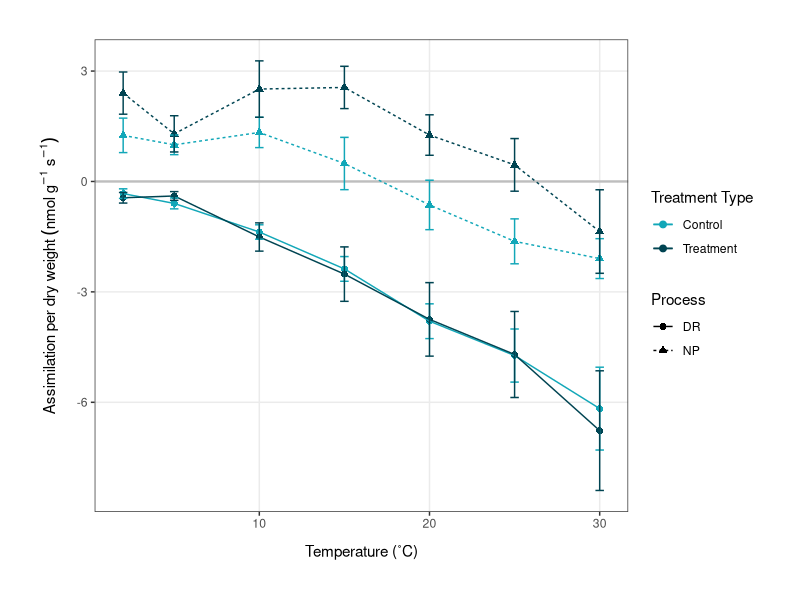
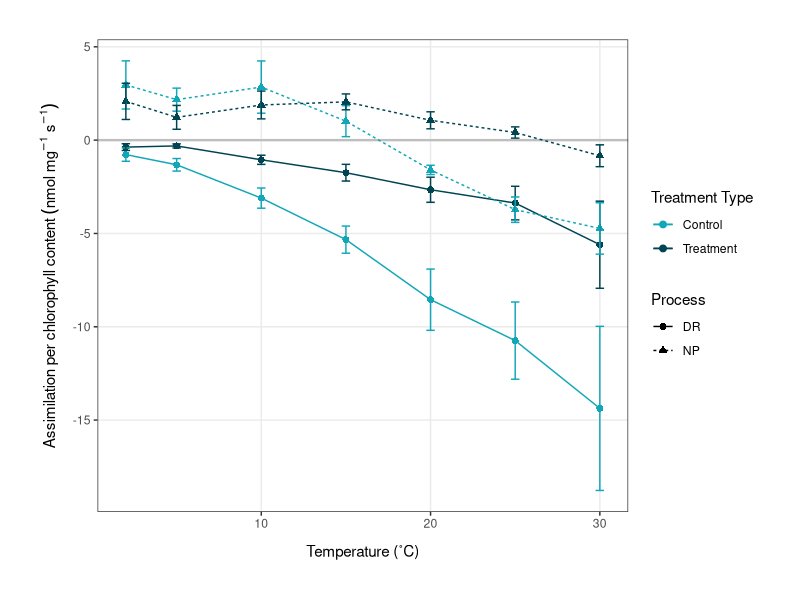
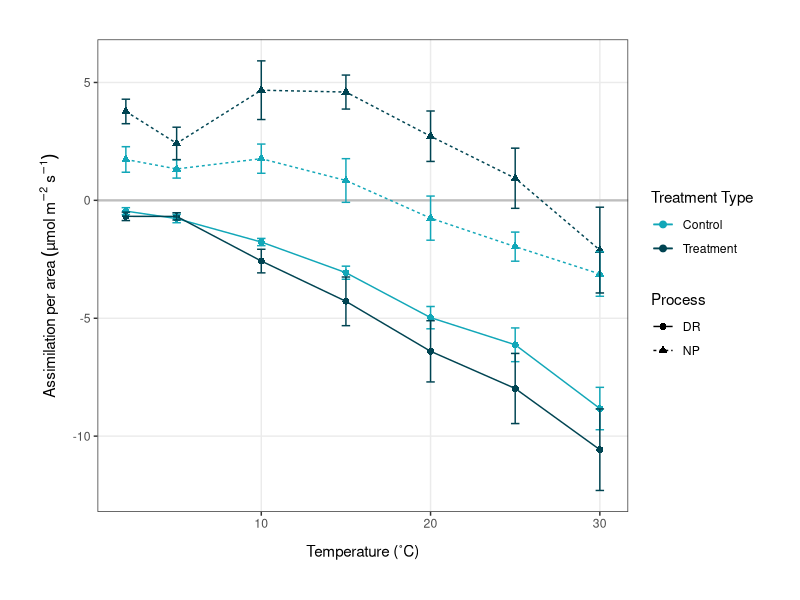
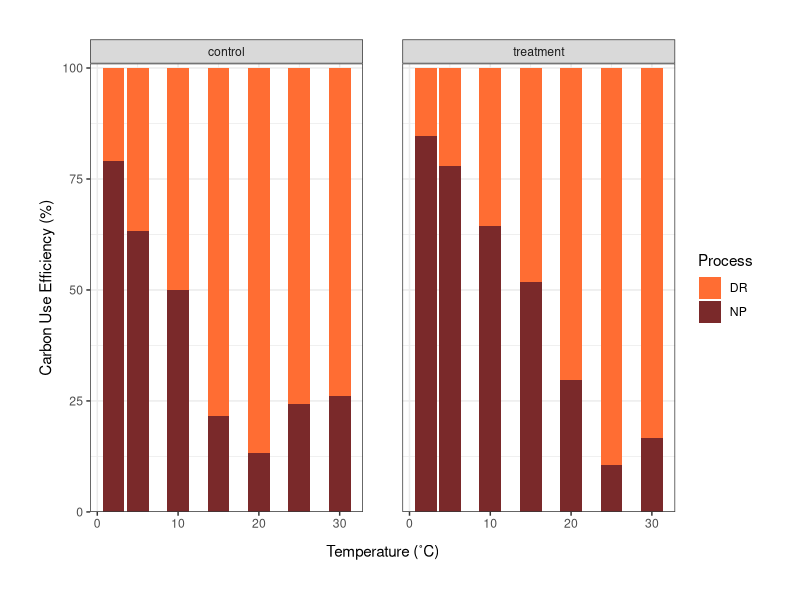
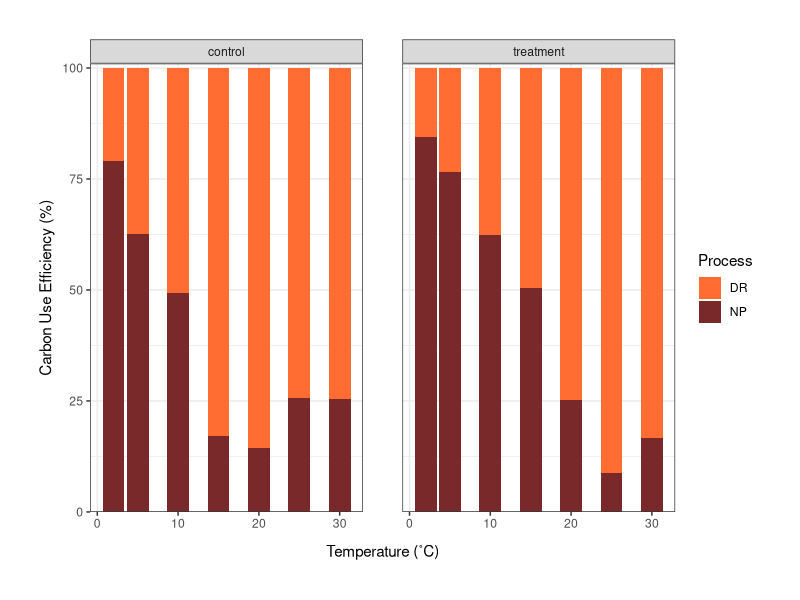
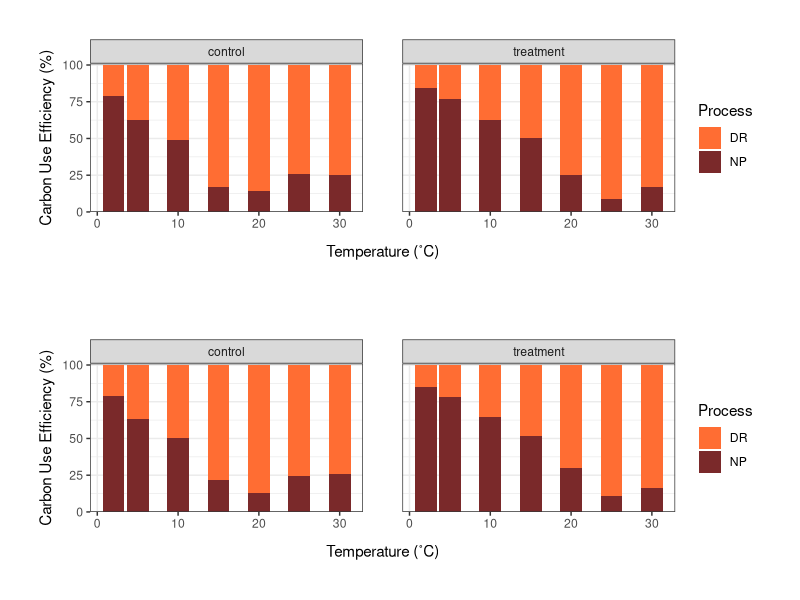
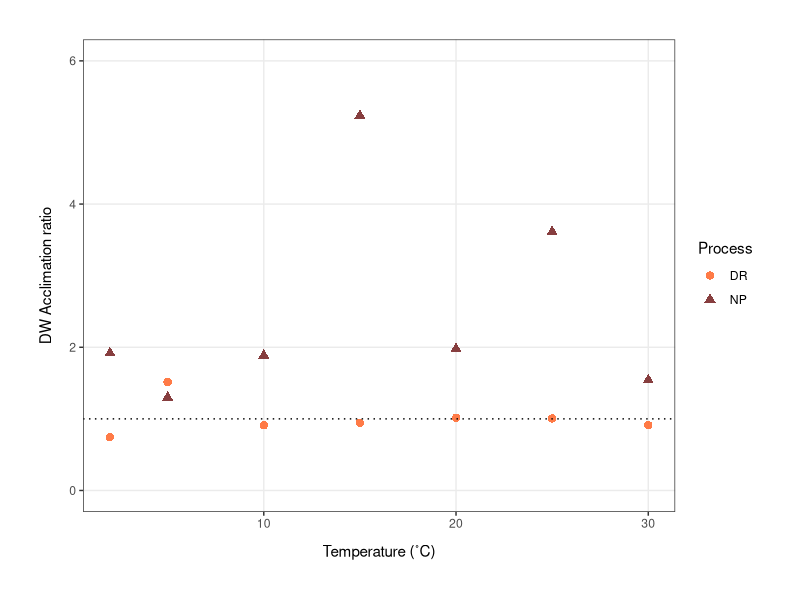
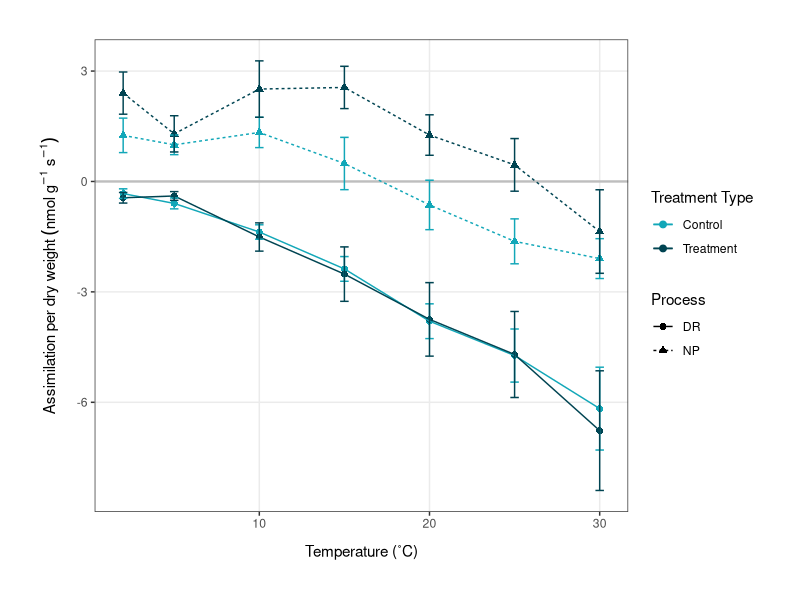

Write the R code that produced these figures, in order. (Note: this script raises an error after producing the figures.)
# Plots for Hallett publication 
# Emma Gemal, s1758915@sms.ed.ac.uk
# University of Edinburgh 

### Library ----
library(tidyverse)
library(lme4)
library(ggeffects)
library(ggpubr)
library(plotrix)
library(gridExtra)
library(patchwork)

### Temperature Response Curves ----
avgdata <- read.csv("Data/np_dr_averages.csv", header = TRUE)
str(avgdata)

avgdata <- avgdata %>% 
              mutate(treatment_type = as.factor(treatment_type),
                     type = as.factor(type))
str(avgdata)

# plotting temperature response curves using dry weight  
(dw_plot <- ggplot(avgdata, aes(x = temp, y = avgDW, color = treatment_type)) +
              geom_hline(yintercept = 0, color = "grey", size = 0.8) +  # optional to keep              
              geom_point(aes(shape = type), size = 2) +
              geom_line(aes(linetype = type)) +
              ylab(label = expression(Assimilation~per~dry~weight~(nmol~g^-1~s^-1))) +
              xlab(label = "Temperature (˚C)") +              
              geom_errorbar(aes(ymin = avgDW-se_DW, ymax = avgDW+se_DW), width = 0.5) +
              theme_bw() +
              theme(axis.title.x = 
                      element_text(margin = margin(t = 10, r = 0, b = 0, l = 0)),
                    axis.title.y = 
                      element_text(margin = margin(t = 0, r = 10, b = 0, l = 0)),
                    panel.grid.minor = element_blank()) +
              theme(plot.margin = unit(c(1, 1, 1, 1), "cm")) + 
              scale_color_manual(values = c("#12A7B8", "#004452"),
                                 name = c("Treatment Type", "Process"),
                                 labels = c("Control", "Treatment")) +
              scale_linetype_discrete(name = c("Process", "Treatment Type")) +
              scale_shape_discrete(name = c("Process", "Treatment Type")))  

ggsave("Figures/t_response_DW.png", plot = dw_plot, 
       width = 6.8, height = 5.2, units = "in")

# plotting curves using chlorophyll content 
(chl_plot <- ggplot(avgdata, aes(x = temp, y = avgChl, color = treatment_type)) +
                geom_hline(yintercept = 0, color = "grey", size = 0.8) +  # optional to keep              
                geom_point(aes(shape = type), size = 2) +
                geom_line(aes(linetype = type)) +
                geom_errorbar(aes(ymin = avgChl-se_Chl, ymax = avgChl+se_Chl), width = 0.5) +
                ylab(label = 
                       expression(Assimilation~per~chlorophyll~content~(nmol~mg^-1~s^-1))) +
                xlab(label = "Temperature (˚C)") +              
                theme_bw() +
                theme(axis.title.x = 
                        element_text(margin = margin(t = 10, r = 0, b = 0, l = 0)),
                      axis.title.y = 
                        element_text(margin = margin(t = 0, r = 7, b = 0, l = 0)), 
                      panel.grid.minor = element_blank()) +
                theme(plot.margin = unit(c(1, 1, 1, 1), "cm")) + 
                scale_color_manual(values = c("#12A7B8", "#004452"),
                                   name = c("Treatment Type", "Process"),
                                   labels = c("Control", "Treatment")) +
                scale_linetype_discrete(name = c("Process", "Treatment Type")) +
                scale_shape_discrete(name = c("Process", "Treatment Type")) +
                scale_y_continuous(breaks = seq(-20, 10, 5)))

ggsave("Figures/t_response_chl.png", plot = chl_plot, 
       width = 6.8, height = 5.2, units = "in")

# plotting curves using surface area  
(sa_plot <- ggplot(avgdata, aes(x = temp, y = avgSA, color = treatment_type)) +
                geom_hline(yintercept = 0, color = "grey", size = 0.8) +  # optional to keep              
                geom_point(aes(shape = type), size = 2) +
                geom_line(aes(linetype = type)) +
                geom_errorbar(aes(ymin = avgSA-se_SA, ymax = avgSA+se_SA), width = 0.5) +
                ylab(label = 
                       expression(Assimilation~per~area~(µmol~m^-2~s^-1))) +
                xlab(label = "Temperature (˚C)") +              
                theme_bw() +
                theme(axis.title.x = 
                        element_text(margin = margin(t = 10, r = 0, b = 0, l = 0)),
                      axis.title.y = 
                        element_text(margin = margin(t = 0, r = 7, b = 0, l = 0)), 
                      panel.grid.minor = element_blank()) +
                theme(plot.margin = unit(c(1, 1, 1, 1), "cm")) + 
                scale_color_manual(values = c("#12A7B8", "#004452"),
                                   name = c("Treatment Type", "Process"),
                                   labels = c("Control", "Treatment")) +
                scale_linetype_discrete(name = c("Process", "Treatment Type")) +
                scale_shape_discrete(name = c("Process", "Treatment Type")) +
                scale_y_continuous(breaks = seq(-20, 10, 5)))

ggsave("Figures/t_response_sa.png", plot = sa_plot, 
       width = 6.8, height = 5.2, units = "in")


### Carbon Gain Efficiency ----
cgain <- read.csv("Data/c_gainSA.csv") 
str(cgain)

# making stacked plots of DR:NP 
(stacked_SA <- ggplot(cgain, aes(x = temp, y = percent, fill = type)) +
                  geom_bar(position = "fill", stat = "identity") +
                  ylab(label = "Carbon Use Efficiency (%)") +
                  xlab(label = "Temperature (˚C)") +              
                  facet_wrap(~treatment_type, nrow = 1) +
                  theme_bw() +
                  theme(axis.title.x = 
                          element_text(margin = margin(t = 10, r = 0, b = 0, l = 0)),
                        axis.title.y = 
                          element_text(margin = margin(t = 0, r = 5, b = 0, l = 0))) +
                  theme(plot.margin = unit(c(1, 1, 1, 1), "cm"),
                        panel.spacing = unit(1, "cm")) + 
                  scale_fill_manual(values = c("#FF6D33", "#7A292A"),
                                    name = "Process") +  # could change the name 
                  scale_y_continuous(expand = expansion(mult = c(0, 0.01)),
                                     labels = scales::percent_format(suffix = "")))  # OR
              #    scale_y_continuous(expand = c(0,0)))

ggsave("Figures/c_gain_SA.png", plot = stacked_SA, 
       width = 7.5, height = 5, units = "in")

# using dry weight instead 
cgain_dw <- read.csv("Data/c_gain_long.csv") 
str(cgain_dw)

# making stacked plots of DR:NP 
(stacked_DW <- ggplot(cgain_dw, aes(x = temp, y = percent, fill = type)) +
                  geom_bar(position = "fill", stat = "identity") +
                  ylab(label = "Carbon Use Efficiency (%)") +
                  xlab(label = "Temperature (˚C)") +              
                  facet_wrap(~treatment_type, nrow = 1) +
                  theme_bw() +
                  theme(axis.title.x = 
                          element_text(margin = margin(t = 10, r = 0, b = 0, l = 0)),
                        axis.title.y = 
                          element_text(margin = margin(t = 0, r = 5, b = 0, l = 0))) +
                  theme(plot.margin = unit(c(1, 1, 1, 1), "cm"),
                        panel.spacing = unit(1, "cm")) + 
                  scale_fill_manual(values = c("#FF6D33", "#7A292A"),
                                    name = "Process") +  # could change the name 
                  scale_y_continuous(expand = expansion(mult = c(0, 0.01)),
                                     labels = scales::percent_format(suffix = "")))  # OR
              #    scale_y_continuous(expand = c(0,0)))

ggsave("Figures/c_gain_DW.png", plot = stacked_DW, 
       width = 7.5, height = 5, units = "in")


grid.arrange(stacked_DW, stacked_SA, nrow = 2)


### Acclimation Ratios ----
ratios <- read.csv("Data/acclimation_ratios.csv")

(DWratio_plot <- ggplot(ratios, aes(x = temp, y = DWt.c)) +
                    geom_point(aes(color = type, shape = type), size = 2.5, alpha = 0.9) +
                    geom_hline(yintercept = 1, linetype = "dotted") +
                    ylab(label = "DW Acclimation ratio") +
                    xlab(label = "Temperature (˚C)") +
                    theme_bw() +
                    theme(axis.title.x = 
                            element_text(margin = margin(t = 10, r = 0, b = 0, l = 0)),
                          axis.title.y = 
                            element_text(margin = margin(t = 0, r = 10, b = 0, l = 0)),
                          panel.grid.minor = element_blank()) +
                    theme(plot.margin = unit(c(1, 1, 1, 1), "cm")) +
                    scale_color_manual(values = c("#FF6D33", "#7A292A"),
                                       name = "Process") +
                    scale_shape_discrete(name = "Process") + # can change the name
                    scale_y_continuous(limits = c(0, 6)))

ggsave("Figures/DWacclim_ratio_plot.png", plot = DWratio_plot, 
       width = 6.5, height = 5, units = "in")


(SAratio_plot <- ggplot(ratios, aes(x = temp, y = SAt.c)) +
                    geom_point(aes(color = type, shape = type), size = 2.5, alpha = 0.9) +
                    geom_hline(yintercept = 1, linetype = "dotted") +
                    ylab(label = "SA Acclimation ratio") +
                    xlab(label = "Temperature (˚C)") +
                    theme_bw() +
                    theme(axis.title.x = 
                            element_text(margin = margin(t = 10, r = 0, b = 0, l = 0)),
                          axis.title.y = 
                            element_text(margin = margin(t = 0, r = 10, b = 0, l = 0)),
                          panel.grid.minor = element_blank()) +
                    theme(plot.margin = unit(c(1, 1, 1, 1), "cm")) +
                    scale_color_manual(values = c("#FF6D33", "#7A292A"),
                                       name = "Process") +
                    scale_shape_discrete(name = "Process") + # can change the name
                    scale_y_continuous(limits = c(0, 6)))

ggsave("Figures/SAacclim_ratio_plot.png", plot = SAratio_plot, 
       width = 6.5, height = 5, units = "in")

grid.arrange(SAratio_plot, DWratio_plot, ncol = 2)


### Light Response Curves ----
light <- read.csv("Data/full_lightresponses_revised.csv") 
str(light)

# calculating averages, standard deviation and standard error
light_sum <- light %>% 
                group_by(Lcuv, treatment_type) %>% 
                mutate(seCO2 = std.error(CO2)) %>% 
                summarise(avgCO2 = mean(CO2),
                          seCO2 = mean(seCO2)) %>% 
                na.omit()

light_sum2 <- light %>% 
  group_by(Lcuv, treatment_type) %>% 
  summarise(avgCO2 = mean(CO2),
            sdCO2 = sd(CO2)) %>%    # if I want to SD instead of SE
  na.omit()


# plotting the light response curves
(light_plots <- ggplot(light_sum, aes(x = Lcuv, y = avgCO2)) +
                  geom_hline(yintercept = 0, size = 0.5, linetype = "dotted") +               
                  geom_point(aes(color = treatment_type), size = 2.2) +
                  geom_line(aes(color = treatment_type)) +
                  geom_errorbar(aes(ymin = avgCO2-seCO2, ymax = avgCO2+seCO2, 
                                    color = treatment_type, width = 20), alpha = 0.8) + 
                  ylab(label = expression(paste(
                    "\u0394", "CO"[2], " (rel. ppm)"))) +  # check units 
                  xlab(label = expression(paste(
                    "PPFD ", "(µmol ", "m"^-2, " s"^-1, ")"))) +
                  theme_bw() +
                  theme(panel.grid.minor = element_blank(),
                        axis.title.x = 
                          element_text(margin = margin(t = 10, r = 0, b = 0, l = 0))) +
                  theme(plot.margin = unit(c(1, 1, 1, 1), "cm")) +
                  scale_color_manual(values = c("#12A7B8", "#004452"),
                                     name = "Treatment Type",
                                     labels = c("Control", "Treatment"))) 

ggsave("Figures/light_response.png", plot = light_plots, 
       width = 7, height = 5.5, units = "in")


### Seasonal Changes ----
## NP, DR and GP
season_long <- read.csv("Data/season_long.csv")

str(season_long)
season_long <- season_long %>% 
                  mutate(date = as.Date(date, format = "%d/%m/%Y"))
str(season_long)

(season_plot <- ggplot(season_long, aes(x = date, y = rate, group = type)) +
                  geom_point(aes(color = type), size = 2.2) +
                  geom_line(aes(color = type)) +
                  geom_hline(aes(yintercept = 0), linetype = "dotted") +
                  geom_errorbar(aes(ymin = rate-se, ymax = rate+se, color = type), 
                                width = 1) +
                  ylab(label = expression(paste(
                    "CO"[2], " exchange (µmol ", "m"^-2, " s"^-1, ")"))) +  
                  xlab(label = "Date") +
                  theme_bw() +
                  theme(axis.title.x = 
                          element_text(margin = margin(t = 10, r = 0, b = 0, l = 0)),
                        axis.title.y = 
                          element_text(margin = margin(t = 0, r = 7, b = 0, l = 0)), 
                        panel.grid.minor = element_blank()) +
                  theme(plot.margin = unit(c(1, 1, 1, 1), "cm")) + 
                  scale_color_manual(values = c("#FF6D33", "#B5BA4F", "#7A292A"),
                                     name = "Type"))

ggsave("Figures/season_rates.png", plot = season_plot, 
       width = 6.8, height = 5.2, units = "in")

## Chlorophyll content
chl_season <- read.csv("Data/chl_season.csv")

str(chl_season)
chl_season <- chl_season %>% 
                mutate(date = as.Date(date, format = "%d/%m/%Y")) %>% 
                dplyr::select(date, chl_mg, chl_mmol) 
                
str(chl_season)

chl_sum <- chl_season %>% 
              group_by(date) %>% 
              mutate(chl_mg_se = std.error(chl_mg),
                     chl_mmol_se = std.error(chl_mmol)) %>% 
              summarise(chl_mg = mean(chl_mg),
                        chl_mmol = mean(chl_mmol),
                        chl_mg_se = mean(chl_mg_se),
                        chl_mmol_se = mean(chl_mmol_se)) %>% 
              mutate(chl_µg = chl_mg*1000) %>% 
              na.omit()

(chl_season_plot <- ggplot(chl_sum, aes(x = date, y = chl_mg)) +
                      geom_point(fill = "#5D5F25", color = "#5D5F25", size = 2.2) +
                      geom_line(color = "#5D5F25") +
                      geom_errorbar(aes(ymin = chl_mg-chl_mg_se, ymax = chl_mg+chl_mg_se), 
                                    width = 1, color = "#5D5F25") +
                      ylab(label = expression(Chlorophyll~content~(mg~m^-2))) +  
                      xlab(label = "Date") +
                      theme_bw() +
                      theme(axis.title.x = 
                              element_text(margin = margin(t = 10, r = 0, b = 0, l = 0)),
                            axis.title.y = 
                              element_text(margin = margin(t = 0, r = 7, b = 0, l = 0)), 
                            panel.grid.minor = element_blank()) +
                      theme(plot.margin = unit(c(1, 1, 1, 1), "cm")))

ggsave("Figures/season_chl.png", plot = chl_season_plot, 
       width = 6.2, height = 5.2, units = "in")

# creating a panel of the 2 plots 
panel <- grid.arrange(season_plot, chl_season_plot, ncol = 2, padding = 0, widths = c(1.3, 1))
ggsave("Figures/season_panel.png", plot = panel, width = 12, height = 5.5, units = "in")


# 2 y-axis plot instead of panel 
combo <- read.csv("Data/season_chl_combo.csv")

str(combo)
combo <- combo %>% 
            mutate(date = as.Date(date, format = "%d/%m/%Y")) %>% 
            na.omit()
str(combo)

coeff <- 100
(mixed_plot <- ggplot(combo, aes(x = date)) +
                  geom_point(aes(y = rate, color = type)) +
                  geom_line(aes(y = rate, color = type)) +
                  geom_point(aes(y = chl_mg / coeff), color = "#5D5F25") +
                  geom_line(aes(y = chl_mg / coeff), color = "#5D5F25") +
                  xlab(label = "Date") +
                  theme_bw() +
                  scale_y_continuous(name = expression(paste(
                                            "CO"[2], " exchange (µmol ", "m"^-2, " s"^-1, ")")),
                                     sec.axis = sec_axis(~.*coeff, 
                                                         name = 
                                                         expression(paste(
                                                "Chlorophyll content (mg ", "m"^-2, ")")))) +
                  theme(axis.title.x = 
                          element_text(margin = margin(t = 10, r = 0, b = 0, l = 0)),
                        axis.title.y = 
                          element_text(margin = margin(t = 0, r = 7, b = 0, l = 0)),
                        axis.title.y.right = element_text(vjust = 3), 
                        panel.grid.minor = element_blank()) +
                  theme(plot.margin = unit(c(1, 1, 1, 1), "cm")) + 
                  scale_color_manual(values = c("#5D5F25", "#7A292A", "#B5BA4F", "#FF6D33"),
                                     name = "Type",
                                     labels = c("Chlorophyll", "DR", "GP", "NP")))

ggsave("Figures/combo_season.png", plot = mixed_plot, 
       width = 6.8, height = 5.2, units = "in")


### Climate Data ----
climate <- read.csv("Data/climate_combo.csv")

str(climate)
climate$date_time <- as.POSIXct(climate$date_time)
str(climate)

# plotting only 2004/2005 season
climate <- climate %>% 
              filter(season == "2004/5")
summary(climate)

(temp2004 <- ggplot(climate, aes(x = date_time, y = temp)) +   
                geom_line(color = "#12A7B8") +
                geom_smooth(method = "lm", se = TRUE, color = "#0B6A74") +
                ylab(label = "Temperature (˚C)") +
                xlab(label = "Date") +
                theme_bw() +
                theme(legend.position = "none",
                      axis.title.x = 
                        element_text(margin = margin(t = 10, r = 0, b = 0, l = 0)),
                      axis.title.y = 
                        element_text(margin = margin(t = 0, r = 10, b = 0, l = 0))) +
                theme(plot.margin = unit(c(1, 1, 1, 1), "cm")) +
                scale_x_datetime(date_labels = "%b", date_breaks = "1 month"))

ggsave("Figures/temp_plot.png", plot = temp2004, 
       width = 7, height = 5.2, units = "in")

### Microclimate Data ----
microlog <- read.csv("Data/microclimate.csv")

str(microlog)
microlog <- microlog %>% 
  dplyr::select("Date", "Time", "Inside.temp", "Outside.temp", "ground.temp",
                "inside.humidity", "Outside.humidity") %>% 
  rename(Ground.temp = ground.temp,
         Inside.humidity = inside.humidity) %>% 
  unite("date_time", c("Date", "Time"), remove = FALSE, sep = " ") %>% 
  mutate(date_time = as.POSIXct(date_time, format = "%d/%m/%Y %H:%M")) %>% 
  mutate(Inside.temp = as.numeric(Inside.temp)) %>% 
  mutate(Outside.temp = as.numeric(Outside.temp)) %>% 
  mutate(Ground.temp = as.numeric(Ground.temp)) %>% 
  mutate(Inside.humidity = as.numeric(Inside.humidity)) %>% 
  mutate(Outside.humidity = as.numeric(Outside.humidity))

# plotting outside temperatures
(outside_temp <- ggplot(microlog, aes(x = date_time, y = Outside.temp)) +
    geom_line(size = 0.7, color = "#FF6D33") +
    ylab(label = "Temperature (˚C)") +
    xlab(label = "Date") +
    theme_bw() +
    theme(axis.title.x = 
            element_text(margin = margin(t = 10, r = 0, b = 0, l = 0)),
          axis.title.y = 
            element_text(margin = margin(t = 0, r = 10, b = 0, l = 0)),
          panel.grid.minor = element_blank()) +
    theme(plot.margin = unit(c(1, 1, 1, 1), "cm")))

# plotting ground temperatures
(ground_temp <- ggplot(microlog, aes(x = date_time, y = Ground.temp)) +
    geom_line(size = 0.7, color = "#E64100") +
    ylab(label = "Temperature (˚C)") +
    xlab(label = "Date") +
    theme_bw() +
    theme(axis.title.x = 
            element_text(margin = margin(t = 10, r = 0, b = 0, l = 0)),
          axis.title.y = 
            element_text(margin = margin(t = 0, r = 10, b = 0, l = 0)),
          panel.grid.minor = element_blank()) +
    theme(plot.margin = unit(c(1, 1, 1, 1), "cm")))

# plotting inside temperatures
(inside_temp <- ggplot(microlog, aes(x = date_time, y = Inside.temp)) +
    geom_line(size = 0.7, color = "#FF9166") +
    ylab(label = "Temperature (˚C)") +
    xlab(label = "Date") +
    theme_bw() +
    theme(axis.title.x = 
            element_text(margin = margin(t = 10, r = 0, b = 0, l = 0)),
          axis.title.y = 
            element_text(margin = margin(t = 0, r = 10, b = 0, l = 0)),
          panel.grid.minor = element_blank()) +
    theme(plot.margin = unit(c(1, 1, 1, 1), "cm")))

# plotting outside relative humidity (DON'T INCLUDE)
(outside_rh <- ggplot(microlog, aes(x = date_time, y = Outside.humidity)) +
    geom_line())

# plotting inside relative humidity 
(inside_rh <- ggplot(microlog, aes(x = date_time, y = Inside.humidity)) +
    geom_line())

panel <- ggarrange(inside_temp, outside_temp, ground_temp, labels = c("A", "B", "C"),
                   nrow = 1)
panel2 <- ggarrange(inside_temp, outside_temp, ground_temp, labels = c("A", "B", "C"),
                    nrow = 2, ncol = 2)

ggsave("Figures/microclimate_panel_tall.png", plot = panel2, width = 8, height = 8, units = "in")


### Water Content Curves ----
water <- read.csv("Data/water_content_full.csv")
str(water)
water <- water %>% 
  pivot_longer(cols = c(1:2),
               names_to = "type",
               names_prefix = "CO2_",
               values_to = "CO2")

(water_curves <- ggplot(water, aes(x = weight, y = CO2)) +
    geom_point(aes(color = type, shape = type), size = 2.5) +
    geom_line(aes(color = type), size = 0.5) +
    facet_wrap(~treatment_type, scales = "free") +
    ylab(label = expression(paste("\u0394", "CO"[2], " (rel. ppm)"))) +
    xlab(label = "Weight (g)") +
    theme_bw() +
    theme(axis.title.x = 
            element_text(margin = margin(t = 10, r = 0, b = 0, l = 0)),
          axis.title.y = 
            element_text(margin = margin(t = 0, r = 10, b = 0, l = 0)),
          panel.grid.minor = element_blank()) +
    theme(plot.margin = unit(c(1, 1, 1, 1), "cm")) +
    scale_color_manual(values = c("#FF6D33", "#7A292A"),
                       name = "Process") +
    scale_shape_discrete(name = "Process"))

ggsave("Figures/water_content.png", plot = water_curves, width = 9, height = 6, units = "in")
